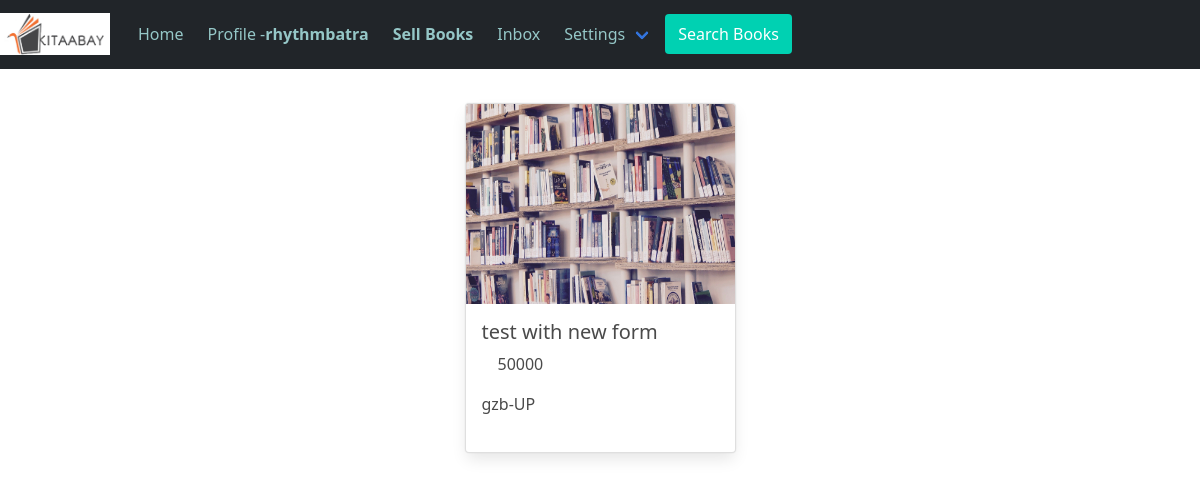
Page /post/category/B.Com/ (signed in) on the committed database.
### post/models.py (models this page shows, shortened)
class Post(models.Model):
	id = models.UUIDField(primary_key=True, default=uuid.uuid4, editable=False)
	content =  models.ManyToManyField(PostFileContent, related_name='contents')
	title = models.TextField(max_length=50, verbose_name='title',default='title')
	caption = models.TextField(max_length=1500, verbose_name='Caption')
	category = models.CharField(max_length=100,default='novel')
	cost = models.IntegerField(default=0)
	posted = models.DateTimeField(auto_now_add=True)
	user = models.ForeignKey(User, on_delete=models.CASCADE)
	likes = models.IntegerField(default=0)
	state = models.CharField(max_length=100, null=True, blank=True)
	city = models.CharField(max_length=100, null=True, blank=True)
	address = models.CharField(max_length=100, null=True, blank=True)
	parcel = models.BooleanField()
	status = models.BooleanField()
	feedback = models.CharField(max_length=150, blank=True,default='None')
	suggestions = models.CharField(max_length=150,  blank=True,default='None')
	def get_absolute_url(self):
		return reverse('postdetails', args=[str(self.id)])

class PostFileContent(models.Model):
	user = models.ForeignKey(User, on_delete=models.CASCADE, related_name='content_owner')
	file = models.FileField(upload_to=user_directory_path)

### post/views.py (the view)
# urls.py: path('category/<str:cats>/', CategoryView, name='category'),
def CategoryView(request, cats):
	category_posts = Post.objects.filter(category=cats.replace('-',' '))
	return render(request, 'categories.html', {'category_posts':category_posts})

### bookstore/templates/categories.html
{% extends 'base.html' %}
{% load static %}
{% block content %}
<div class="row row-cols-1 row-cols-md-4 g-4" style="margin: 10px; justify-content: center;">
    {% for post_item in category_posts %}
    <div class="col">
      <div class="card" style="height:350px;width:300px;">
        <a href="{{ post_item.get_absolute_url }}">
        <img src="{{ post_item.content.first.file.url }}" class="card-img-top" alt="..." style="height: 200px;width: 300px;align-self: center;"></a>
        <div class="card-body">
          <h5 class="card-title">{{ post_item.title }}</h5>
          <p class="card-text media-right">{{ post_item.cost }}</p>
          <p class="card-text">{{ post_item.city }}-{{ post_item.state }}</p>
        </div>
      </div>
    </div>
    {% endfor %}
    </div>
{% endblock %}

### bookstore/templates/base.html (shortened to what this page needs)
{% load static %}
<!doctype html>
<html lang="en">
  <head>
    <link rel="stylesheet" href="{% static 'css/bulma.min.css' %}">
    <link href="https://cdn.jsdelivr.net/npm/bootstrap@5.0.2/dist/css/bootstrap.min.css" rel="stylesheet">
    <link rel="stylesheet" type="text/css" href="{% static 'css/hotel.css' %}">
  </head>
  <body>
  	<nav class="navbar navbar-expand-lg navbar-dark bg-dark" style="border-bottom: 1px solid;">
	    <a class="navbar-brand" href="{% url 'home' %}"><img src="{% static 'img/kitaabay2.jpg' %}" width="110" height="110"></a>
	    <div class="collapse navbar-collapse" id="navbarSupportedContent">
	      <ul class="navbar-nav me-auto mb-2 mb-lg-0">
	        <li>
            <a href="{% url 'home' %}" class="navbar-item" style="color: rgb(149, 199, 199);">
              Home
            </a>
          </li>
          {% if user.is_authenticated %}
          <li>
            <a href="{% url 'profile' request.user %}" class="navbar-item" style="color: rgb(149, 199, 199);">
              Profile - <strong>{{ request.user }}</strong>
            </a>
          </li>
          {% else %}
          <li>
          <a href="{% url 'login' %}" class="navbar-item" style="color: rgb(149, 199, 199);">
            <strong>Login/Sign Up</strong></a>
          </li>
          {% endif %}
          <li>
            <a href="{% url 'newpost' %}" class="navbar-item" style="color: rgb(149, 199, 199);">
              <strong>Sell Books</strong>
            </a>
          </li>
          <li>
            <a href="{% url 'inbox' %}" class="navbar-item"  style="color: rgb(149, 199, 199);">
              Inbox
            </a>
          </li>
          <div class="navbar-item has-dropdown is-hoverable" style="color: rgb(149, 199, 199);">
            <a class="navbar-link" style="color: rgb(149, 199, 199);">
              Settings
            </a>
        </div>
        <a href="{% url 'explorebooks' %}" class="button is-primary navbar-item">Search Books</a>
	    </div>
	</nav>
      {% block content %}
      {% endblock %}
  </body>
</html>

### bookstore/templates/base.html (style rules this page uses)
body a { text-decoration: none; }

### rows in the picture
Post: content.first.file (picture), title "test with new form", cost "50000", city "gzb", state "UP"

### other values in the picture
{{ request.user }} "rhythmbatra"
